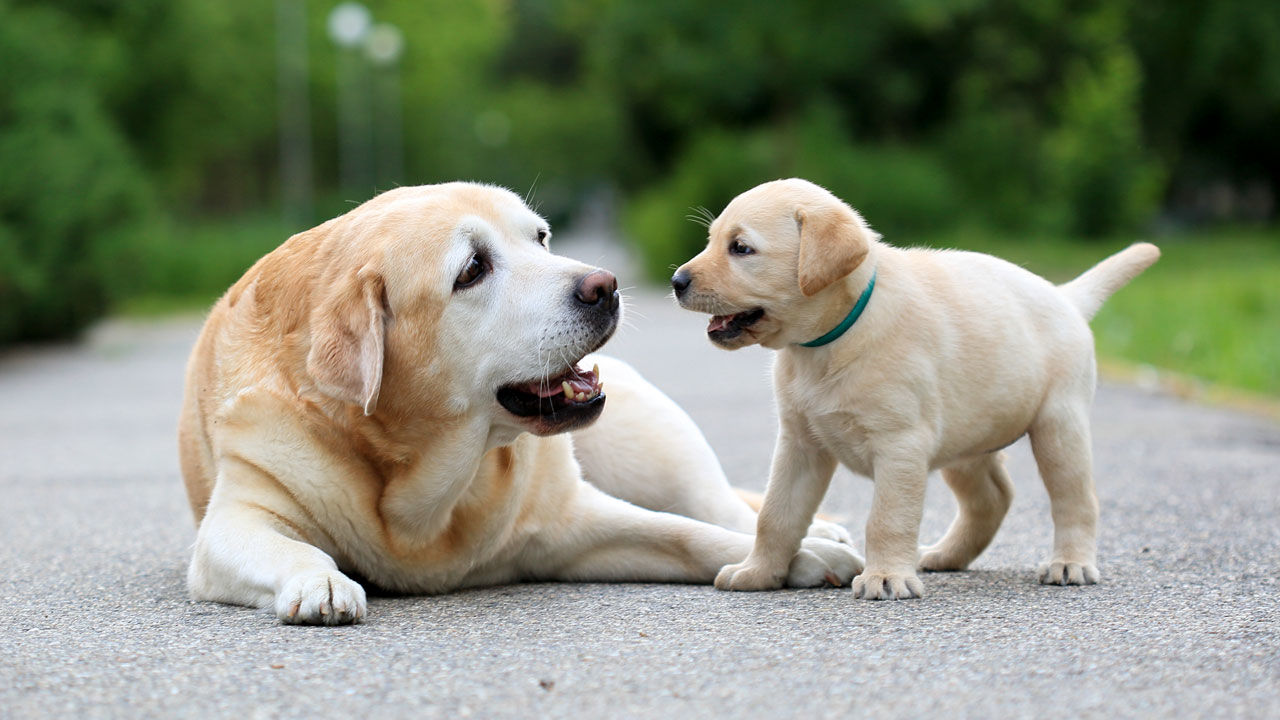
#> input picture Image to Pencil Sketch/dog.jpg, 1280 x 720 px
$ jupyter execute Image_to_Pencil_Sketch.ipynb
#> lines starting #> are read from the running program, lines starting #| are printed output that depends on the picture
#**KHELAN SHAH**
### **LETSGROWMORE INTERNSHIP**
### **TASK 2**
### **IMAGE TO PENCIL SKETCH**

**Step:1 The first step is to import the libraries that are required for the implementation of the code operation.Here we import google colab patches to import an image.**

[cell 1]
from google.colab.patches import cv2_imshow
import cv2

**Step:2 Importing an image.**

[cell 2]
img = cv2.imread('dog.jpg')
#> img is the input picture: shape (720, 1280, 3); mean B, G, R 121, 140.9, 134.7
cv2_imshow(img)

**Step:3 Converting an image into gray scale.**

[cell 3]
img_gray = cv2.cvtColor(img, cv2.COLOR_BGR2GRAY)
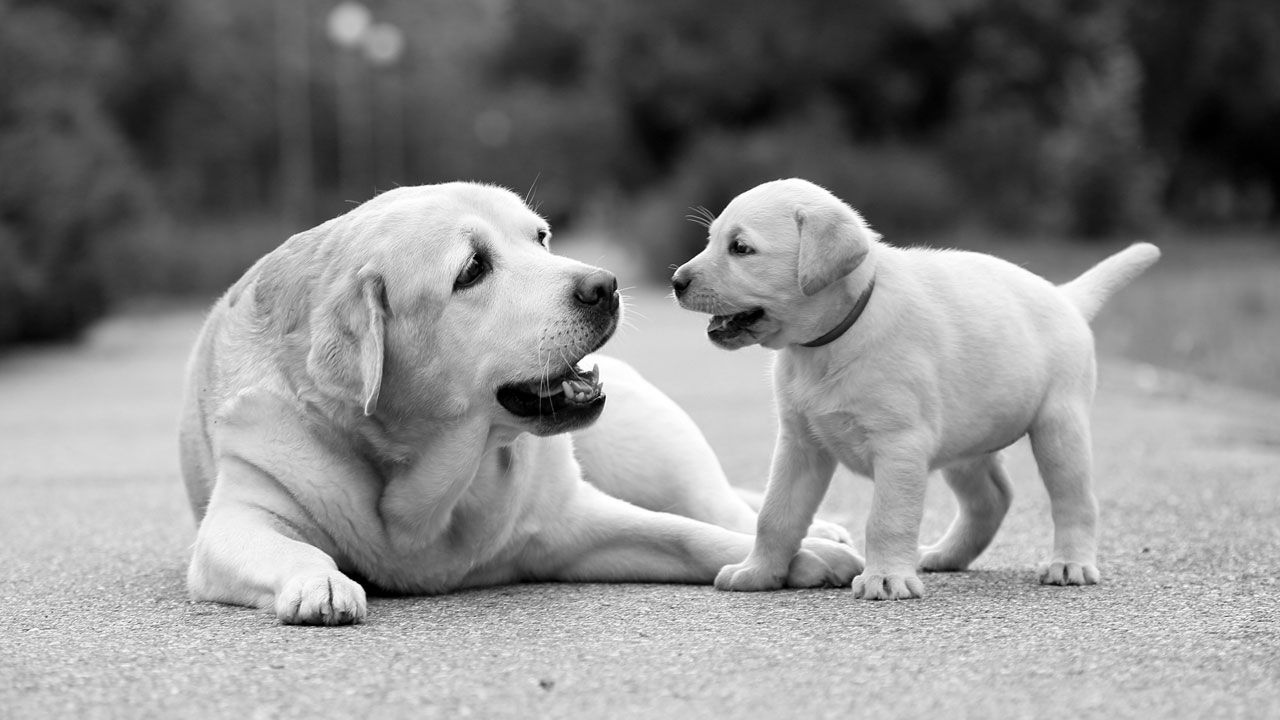
#> img_gray: shape (720, 1280); min 0, max 255, mean 136.8
cv2_imshow(img_gray)

**Step:4 Inverting an image.**

[cell 4]
img_invert = cv2.bitwise_not(img_gray)
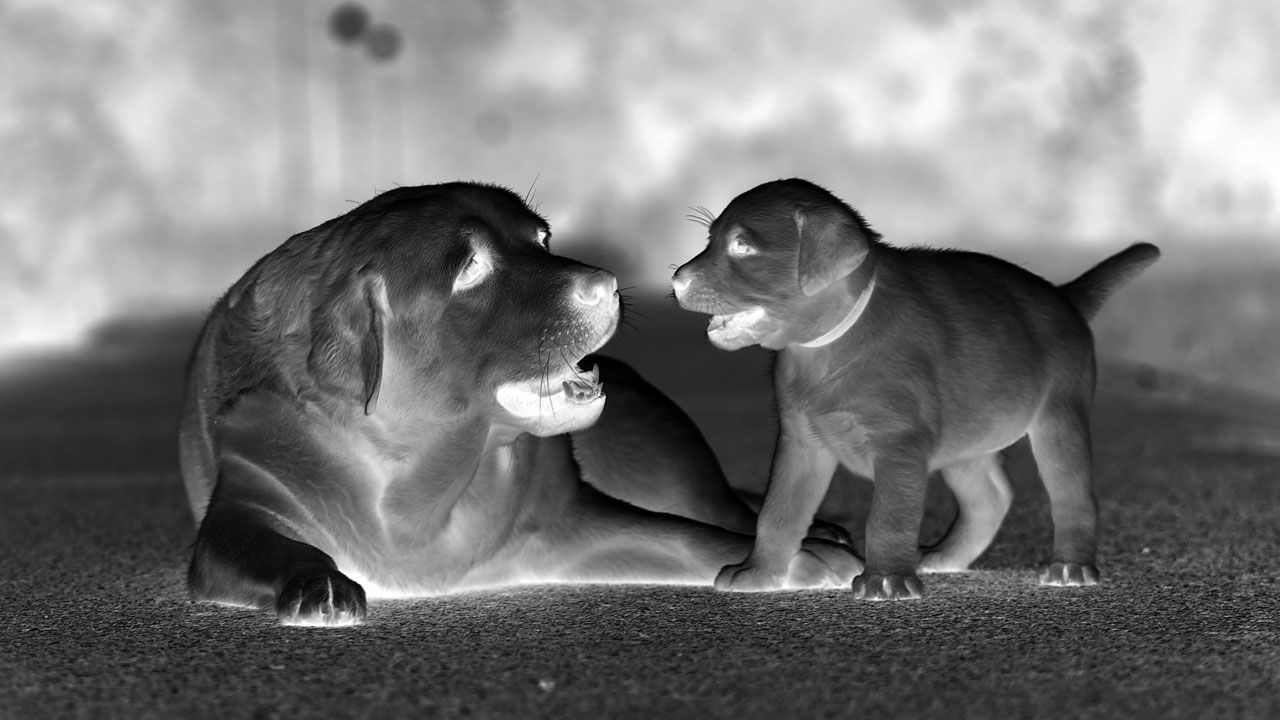
#> img_invert: shape (720, 1280); min 0, max 255, mean 118.2
cv2_imshow(img_invert)

**Step:5 Smoothing an image.**

[cell 5]
img_smoothing = cv2.GaussianBlur(img_invert, (21, 21),sigmaX=0, sigmaY=0)
cv2_imshow(img_smoothing)

**Step:6 Obtaining an final image.**

[cell 6]
def dodgeV2(x, y):
    return cv2.divide(x, 255 - y, scale=256)
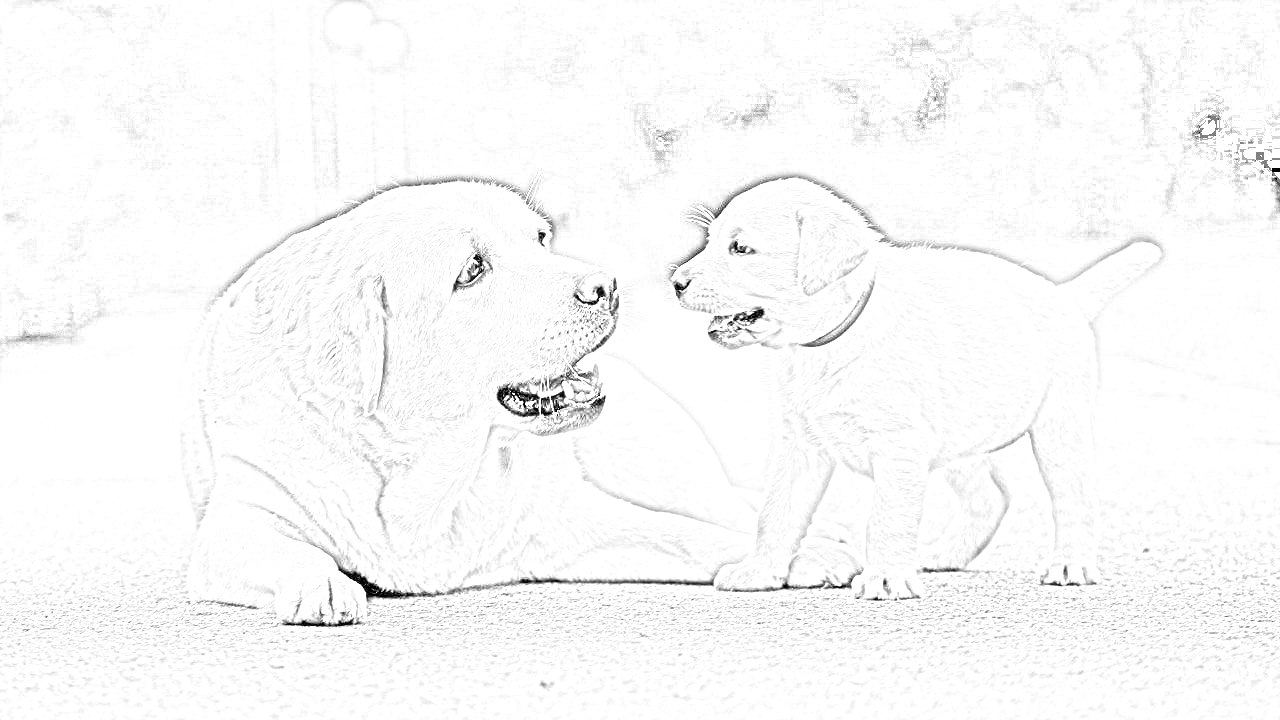
#> returned value: shape (720, 1280); min 0, max 255, mean 249.4
